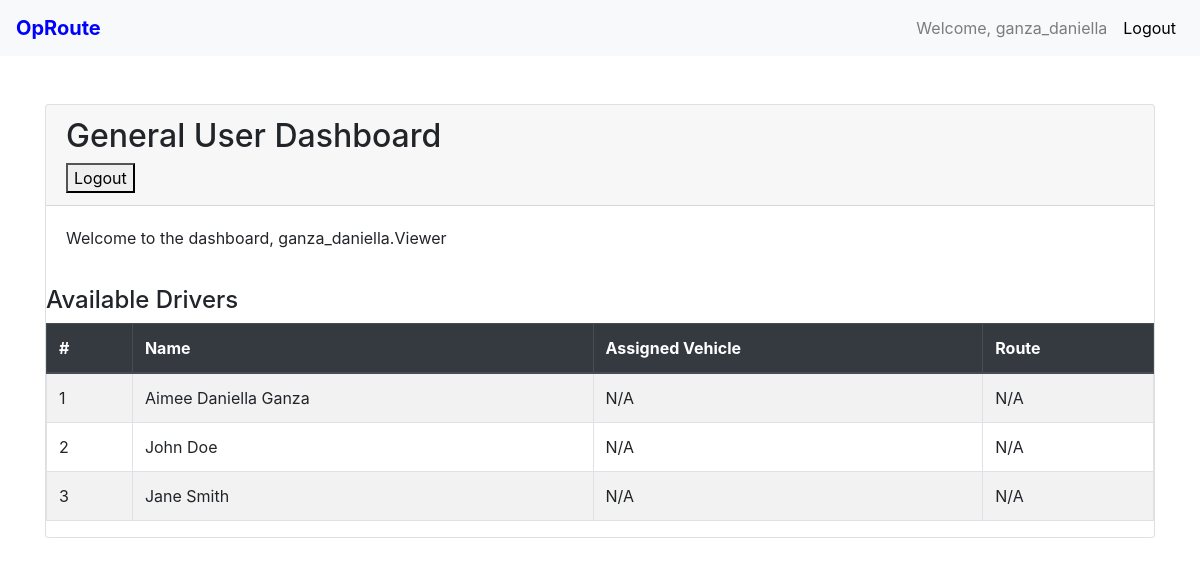
/transport/dashboard/ (signed in), run on an earlier commit of the app's database.
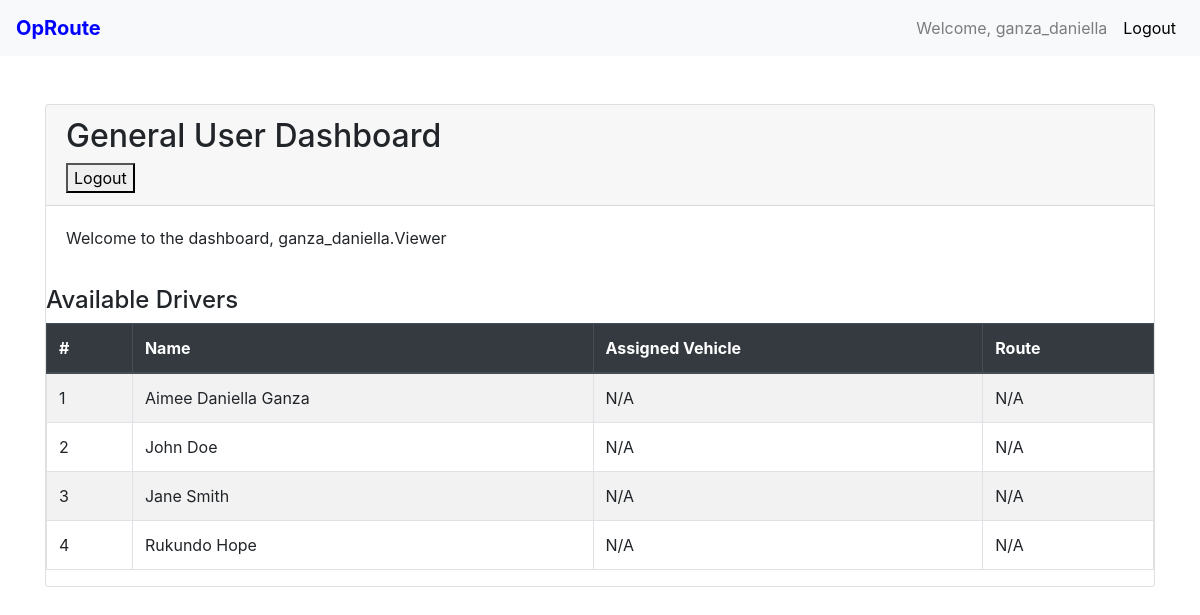
And on a later commit of the database.
### transport/models.py (models this page shows, shortened)
class Driver(models.Model):
    name = models.CharField(max_length=100)
    license_number = models.CharField(max_length=50)
    contact_number = models.CharField(max_length=15)

### transport/views.py (the view)
# urls.py: path('dashboard/', dashboard, name='dashboard'),
@login_required
def dashboard(request):
    user = request.user
    drivers = Driver.objects.all()
    routes = Route.objects.all()
    vehicles = Vehicle.objects.all()
    schedules=Schedule.objects.all()
    try:
        role = user.role
    except Exception as e:
        role ='NO Role Assigned'
    return render(request, 'transport/dashboard.html', {
        'role': role,
        'user':user,
        'schedules':schedules,
        'drivers': drivers,
        'routes': routes,
        'vehicles': vehicles,
        })

### transport/templates/transport/dashboard.html (shortened to what the changed rows need)
<!DOCTYPE html>
<html lang="en">
<head>
    <link href="https://stackpath.bootstrapcdn.com/bootstrap/4.5.2/css/bootstrap.min.css" rel="stylesheet">
</head>
<body>
    {% block content %}
    <div class="container mt-5">
        {% if role == "admin" %}
        <div class="card">
            <div class="card-header">
                <h2>Admin Dashboard</h2>
            </div>
            <div class="card-body">
                <p>Welcome, To the Admin Dashboard </p>
                <a href="{% url 'admin:index' %}" class="btn btn-primary">Manage Users</a>
                <div class="d-flex justify-content-between align-items-center">
                    <div class="map-container" style="width: 60%; height: 450px;">
                        <iframe
                            src="https://www.google.com/maps/embed?pb=!1m28!1m12!1m3!1d5146.2780981508995!2d29.499113605553237!3d-1.6138519999999785!2m3!1f0!2f0!3f0!3m2!1i1024!2i768!4f13.1!4m13!3e0!4m5!1s0x19dcff481113c6b9%3A0xbfa920a985255fc9!2sMukamira!3m2!1d-1.6109337!2d29.4998944!4m5!1s0x19dca4258ed8e797%3A0xf32b36a5411d0bc8!2sKigali!3m2!1d-1.9440727!2d30.061885099999998!5e1!3m2!1sen!2srw!4v1731913894174!5m2!1sen!2srw"
                            width="600" height="450" style="border:0;" allowfullscreen="" loading="lazy"
></iframe>
                    </div>
                    <div class="chart-container" style="width: 55%;">
                        <canvas id="userInteractionChart" width="400" height="450"></canvas>
                    </div>
                </div>
                <script>
                window.onload = function() {
                    fetch('http://127.0.0.1:8000/transport/vehicles/vehicle_data')
                    .then(response => response.json())
                    .then(data => {
                        console.log('Fetched data:', data);
                        let vehicles = [];
                        if (Array.isArray(data)) {
                            vehicles = data;
                        } else if (data && data.vehicles && Array.isArray(data.vehicles)) {
                            vehicles = data.vehicles;
                        } else {
                            console.error('Expected an array or an object with a "vehicles" key, but got:', data);
                            return;
                        }
                        const vehicleNames = vehicles.map(vehicle => vehicle.name);
                        const vehicleData = vehicles.map(vehicle => vehicle.capacity);
                        const chartData = {
                            labels: vehicleNames,
                            datasets: [{
                                label: 'Capacity',
                                data: vehicleData,
                                backgroundColor: 'rgba(75, 192, 192, 0.5)',
                                borderColor: 'rgba(75, 192, 192, 1)',
                                borderWidth: 1
                            }]
                        };
                        const config = {
                            type: 'line',
                            data: chartData,
                            options: {
                                responsive: true
                            }
                        };
                        const ctx = document.getElementById('userInteractionChart').getContext('2d');
                        new Chart(ctx, config);
                    })
                    .catch(error => console.error('Error fetching vehicle data:', error));
                };
            </script>
                <div class="my-4 d-flex flex-wrap justify-content-between">
                    <div>
                        <button type="button" class="btn btn-primary">
                            <a href="{% url 'transport:add_schedule' %}" style="color: white;">Add Schedule</a>
                        </button>
                    </div>
                    <div>
                        <button type="button" class="btn btn-success">
                            <a href="{% url 'transport:add_route' %}" style="color: white;">Add Route</a>
                        </button>
                    </div>
                    <div>
                        <button type="button" class="btn btn-primary">
                            <a href="{% url 'transport:add_vehicle' %}" style="color: white;">Add Vehicle</a>
                        </button>
                    </div>
                    <div>
                        <button type="button" class="btn btn-success">
                            <a href="{% url 'transport:add_driver' %}" style="color: white;">Add Driver</a>
                        </button>
                    </div>
                </div>
            </div>
        </div>
        {% else %}
        <div class="card">
            <div class="card-header" style="flex-direction: row; justify-content: space-between;">
                <h2>General User Dashboard</h2>
            </div>
            <table class="table table-bordered table-striped">
                <thead class="thead-dark">
                    <tr>
                        <th>#</th>
                        <th>Name</th>
                        <th>Assigned Vehicle</th>
                        <th>Route</th>
                    </tr>
                </thead>
                <tbody>
                    {% for driver in drivers %}
                    <tr>
                        <td>{{ forloop.counter }}</td>
                        <td>{{ driver.name }}</td>
                        <td>
                            {% if driver.vehicle %}
                            {{ driver.vehicle.name }}
                            {% else %}
                            N/A
                            {% endif %}
                        </td>
                        <td>
                            {% if driver.route %}
                            {{ driver.route.start_location }} to {{ driver.route.end_location }}
                            {% else %}
                            N/A
                            {% endif %}
                        </td>
                    </tr>
                    {% endfor %}
                </tbody>
            </table>
        </div>
    </div>
    {% endif %}
    {%endblock%}
</body>
</html>

What changed in the data, as far as the page shows it:
added Driver: name "Rukundo Hope"
